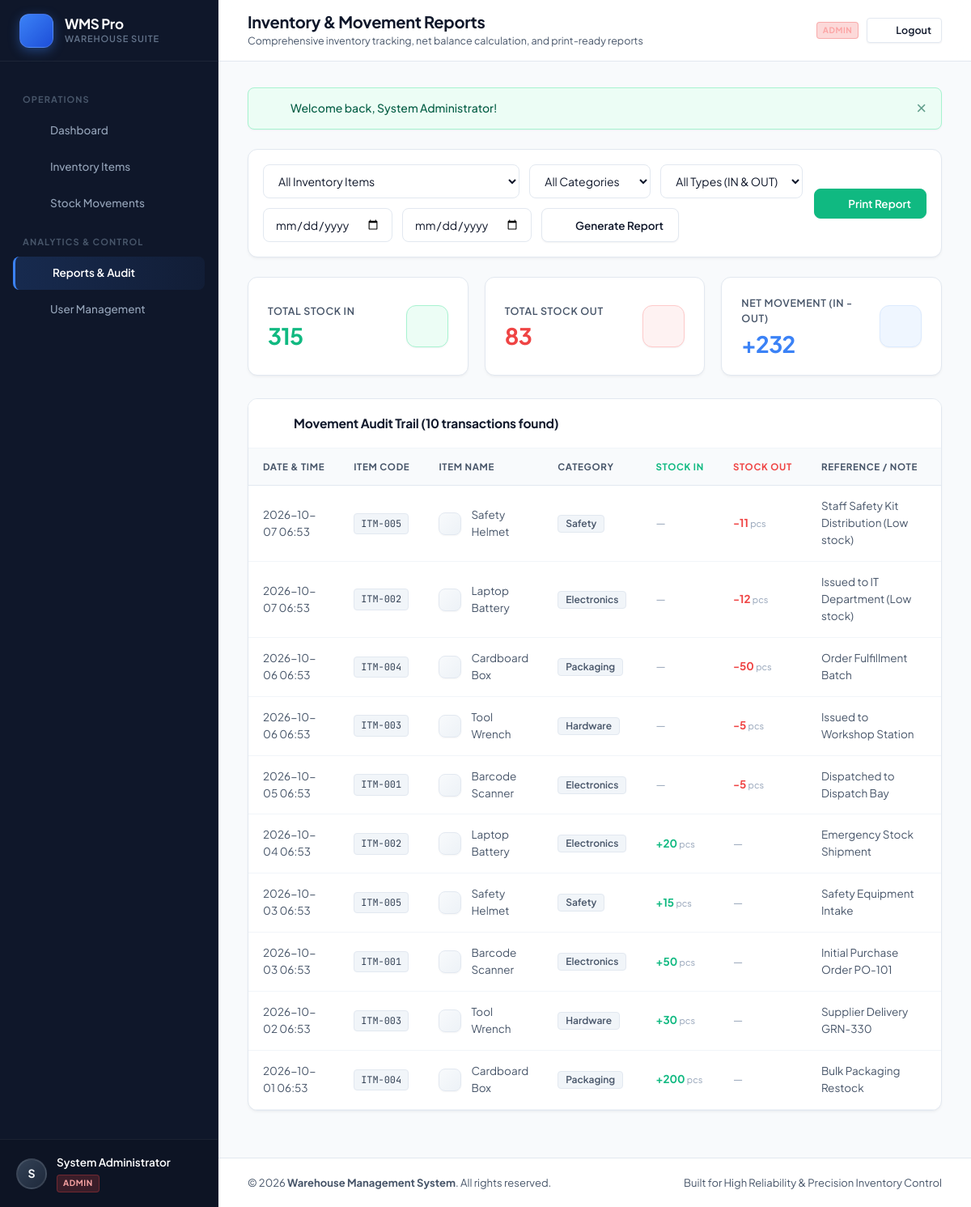
Screenshot of /admin/reports.php (signed in) with the database file from the repository.
### tables this page shows
CREATE TABLE IF NOT EXISTS `stock_movements` (
    `id` INT AUTO_INCREMENT PRIMARY KEY,
    `item_id` INT NOT NULL,
    `movement_type` ENUM('IN', 'OUT') NOT NULL,
    `quantity` INT NOT NULL,
    `movement_date` DATETIME NOT NULL DEFAULT CURRENT_TIMESTAMP,
    `reference_note` VARCHAR(255) NULL,
    `created_by` INT NOT NULL,
    `created_at` DATETIME NOT NULL DEFAULT CURRENT_TIMESTAMP,
    CONSTRAINT `fk_movements_item` FOREIGN KEY (`item_id`) REFERENCES `items` (`id`) ON DELETE RESTRICT,
    CONSTRAINT `fk_movements_user` FOREIGN KEY (`created_by`) REFERENCES `users` (`id`) ON DELETE RESTRICT,
    INDEX `idx_movement_date` (`movement_date`),
    INDEX `idx_item_movement` (`item_id`, `movement_date`),
    INDEX `idx_movement_type` (`movement_type`)
);

CREATE TABLE IF NOT EXISTS `items` (
    `id` INT AUTO_INCREMENT PRIMARY KEY,
    `item_code` VARCHAR(50) NOT NULL UNIQUE,
    `item_name` VARCHAR(150) NOT NULL,
    `category` VARCHAR(100) NOT NULL,
    `location` VARCHAR(100) NOT NULL,
    `quantity` INT NOT NULL DEFAULT 0,
    `unit` VARCHAR(30) NOT NULL DEFAULT 'pcs',
    `reorder_level` INT NOT NULL DEFAULT 10,
    `icon` VARCHAR(50) NOT NULL DEFAULT 'box',
    `created_at` DATETIME NOT NULL DEFAULT CURRENT_TIMESTAMP,
    `updated_at` DATETIME NOT NULL DEFAULT CURRENT_TIMESTAMP ON UPDATE CURRENT_TIMESTAMP,
    INDEX `idx_item_code` (`item_code`),
    INDEX `idx_category` (`category`),
    INDEX `idx_location` (`location`)
);

### admin/reports.php (the view, shortened to what this page needs)
<?php
$db = get_db_connection();
$filterStartDate= trim($_GET['start_date'] ?? '');
$filterEndDate  = trim($_GET['end_date'] ?? '');
$sql = "SELECT m.*, i.item_code, i.item_name, i.category, i.unit, i.icon, u.full_name AS operator_name
        FROM stock_movements m
        JOIN items i ON m.item_id = i.id
        JOIN users u ON m.created_by = u.id
        WHERE 1=1";
$params = [];
$sql .= " ORDER BY m.movement_date DESC, m.id DESC";
$stmt = $db->prepare($sql);
$stmt->execute($params);
$records = $stmt->fetchAll();
$totalIn = 0;
$totalOut = 0;
foreach ($records as $r) {
    if ($r['movement_type'] === 'IN') {
        $totalIn += (int)$r['quantity'];
    } elseif ($r['movement_type'] === 'OUT') {
        $totalOut += (int)$r['quantity'];
    }
}
$netMovement = $totalIn - $totalOut;
require_once __DIR__ . '/../includes/header.php';
?>
<div class="filter-bar no-print">
    <form method="GET" action="<?php echo e(url('admin/reports.php')); ?>" style="display: flex; flex-wrap: wrap; gap: 12px; flex: 1;">
        <div style="flex: 1; min-width: 180px;">
            <select name="item_id" class="form-control">
                <option value="">All Inventory Items</option>
            </select>
        </div>
        <div style="min-width: 150px;">
            <select name="category" class="form-control">
                <option value="">All Categories</option>
            </select>
        </div>
        <div style="min-width: 130px;">
            <select name="movement_type" class="form-control">
                <option value="">All Types (IN &amp; OUT)</option>
            </select>
        </div>
        <div style="min-width: 135px;">
            <input type="date" name="start_date" class="form-control" value="<?php echo e($filterStartDate); ?>" title="Start Date">
        </div>
        <div style="min-width: 135px;">
            <input type="date" name="end_date" class="form-control" value="<?php echo e($filterEndDate); ?>" title="End Date">
        </div>
        <button type="submit" class="btn btn-outline">
            <?php echo render_icon('filter', 'icon'); ?>
            <span>Generate Report</span>
        </button>
    </form>
    <button type="button" class="btn btn-success" onclick="window.print()">
        <?php echo render_icon('print', 'icon'); ?>
        <span>Print Report</span>
    </button>
</div>
<div class="stats-grid">
    <div class="stat-card">
        <div>
            <div class="stat-label">Total Stock IN</div>
            <div class="stat-value" style="color: var(--success);"><?php echo number_format($totalIn); ?></div>
        </div>
        <div class="stat-icon-wrapper stat-icon-success">
            <?php echo render_icon('arrow-down', 'icon'); ?>
        </div>
    </div>
    <div class="stat-card">
        <div>
            <div class="stat-label">Total Stock OUT</div>
            <div class="stat-value" style="color: var(--danger);"><?php echo number_format($totalOut); ?></div>
        </div>
        <div class="stat-icon-wrapper stat-icon-danger">
            <?php echo render_icon('arrow-up', 'icon'); ?>
        </div>
    </div>
    <div class="stat-card">
        <div>
            <div class="stat-label">Net Movement (IN - OUT)</div>
            <div class="stat-value" style="<?php echo $netMovement >= 0 ? 'color: var(--primary);' : 'color: var(--danger);'; ?>">
                <?php echo ($netMovement > 0 ? '+' : '') . number_format($netMovement); ?>
            </div>
        </div>
        <div class="stat-icon-wrapper stat-icon-primary">
            <?php echo render_icon('reports', 'icon'); ?>
        </div>
    </div>
</div>
<div class="card">
    <div class="card-header">
        <div class="card-title">
            <?php echo render_icon('reports', 'icon'); ?>
            <span>Movement Audit Trail (<?php echo count($records); ?> transactions found)</span>
        </div>
    </div>
    <div class="card-body" style="padding: 0;">
        <?php if (empty($records)): ?>
            <div style="padding: 40px; text-align: center; color: var(--text-secondary);">
                <strong>No inventory movements match the specified filter criteria.</strong>
            </div>
        <?php else: ?>
            <div class="table-responsive">
                <table class="data-table">
                    <thead>
                        <tr>
                            <th>Date & Time</th>
                            <th>Item Code</th>
                            <th>Item Name</th>
                            <th>Category</th>
                            <th style="color: var(--success);">Stock IN</th>
                            <th style="color: var(--danger);">Stock OUT</th>
                            <th>Reference / Note</th>
                            <th>User</th>
                        </tr>
                    </thead>
                    <tbody>
                        <?php foreach ($records as $row): ?>
                            <tr>
                                <td><?php echo date('Y-m-d H:i', strtotime($row['movement_date'])); ?></td>
                                <td><code><?php echo e($row['item_code']); ?></code></td>
                                <td>
                                    <div class="item-title-cell">
                                        <div class="item-badge-icon" style="width: 28px; height: 28px;">
                                            <?php echo render_icon($row['icon'] ?? 'box', 'icon'); ?>
                                        </div>
                                        <span><?php echo e($row['item_name']); ?></span>
                                    </div>
                                </td>
                                <td><span class="badge badge-secondary"><?php echo e($row['category']); ?></span></td>
                                <td>
                                    <?php if ($row['movement_type'] === 'IN'): ?>
                                        <strong style="color: var(--success);">+<?php echo number_format((int)$row['quantity']); ?></strong>
                                        <span style="font-size: 11px; color: var(--text-muted);"><?php echo e($row['unit']); ?></span>
                                    <?php else: ?>
                                        <span style="color: var(--text-muted);">—</span>
                                    <?php endif; ?>
                                </td>
                                <td>
                                    <?php if ($row['movement_type'] === 'OUT'): ?>
                                        <strong style="color: var(--danger);">-<?php echo number_format((int)$row['quantity']); ?></strong>
                                        <span style="font-size: 11px; color: var(--text-muted);"><?php echo e($row['unit']); ?></span>
                                    <?php else: ?>
                                        <span style="color: var(--text-muted);">—</span>
                                    <?php endif; ?>
                                </td>
                                <td><?php echo e($row['reference_note'] ?? '—'); ?></td>
                                <td><span class="badge badge-secondary"><?php echo e($row['operator_name']); ?></span></td>
                            </tr>
                        <?php endforeach; ?>
                    </tbody>
                </table>
            </div>
        <?php endif; ?>
    </div>
</div>
<?php require_once __DIR__ . '/../includes/footer.php'; ?>

### includes/functions.php (shortened to what this page needs)
<?php
function e(?string $value): string
{
    return htmlspecialchars((string)($value ?? ''), ENT_QUOTES, 'UTF-8');
}
function url(string $path = ''): string
{
    $cleanPath = ltrim($path, '/');
    return (BASE_PATH === '' ? '' : BASE_PATH) . '/' . $cleanPath;
}
function get_flash(): ?array
{
    if (!empty($_SESSION['flash_message'])) {
        $msg = $_SESSION['flash_message'];
        return $msg;
    }
    return null;
}
function render_flash(): string
{
    $flash = get_flash();
    $type = e($flash['type']);
    $msg  = e($flash['message']);
    $icon = match($flash['type']) {
        'success' => render_icon('check', 'flash-icon'),
        'warning' => render_icon('alert', 'flash-icon'),
        'danger'  => render_icon('alert', 'flash-icon'),
        default   => render_icon('info', 'flash-icon')
    };
    return '<div class="alert alert-' . $type . '" id="flashAlert" role="alert">' .
           $icon .
           '<div class="alert-content">' . $msg . '</div>' .
           '<button type="button" class="alert-close" onclick="this.parentElement.remove()" aria-label="Close">&times;</button>' .
           '</div>';
}
function render_icon(string $name, string $class = 'icon'): string
{
    $path = $icons[$name] ?? $icons['box'];
    return sprintf(
        '<svg class="%s icon-%s" viewBox="0 0 24 24" width="20" height="20" fill="none" stroke="currentColor" stroke-width="2" stroke-linecap="round" stroke-linejoin="round" aria-hidden="true">%s</svg>',
        e($class),
        e($name),
        $path
    );
}

### rows the page displays
stock_movements: movement_date "2026-10-07 06:53", item.item_code "ITM-005", item.item_name "Safety Helmet", item.category "Safety", quantity "11", item.unit "pcs", reference_note "Staff Safety Kit Distribution (Low stock)"
stock_movements: movement_date "2026-10-07 06:53", item.item_code "ITM-002", item.item_name "Laptop Battery", item.category "Electronics", quantity "12", item.unit "pcs", reference_note "Issued to IT Department (Low stock)"
stock_movements: movement_date "2026-10-06 06:53", item.item_code "ITM-004", item.item_name "Cardboard Box", item.category "Packaging", quantity "50", item.unit "pcs", reference_note "Order Fulfillment Batch"
stock_movements: movement_date "2026-10-06 06:53", item.item_code "ITM-003", item.item_name "Tool Wrench", item.category "Hardware", quantity "5", item.unit "pcs", reference_note "Issued to Workshop Station"
stock_movements: movement_date "2026-10-05 06:53", item.item_code "ITM-001", item.item_name "Barcode Scanner", item.category "Electronics", quantity "5", item.unit "pcs", reference_note "Dispatched to Dispatch Bay"
stock_movements: movement_date "2026-10-04 06:53", item.item_code "ITM-002", item.item_name "Laptop Battery", item.category "Electronics", quantity "20", item.unit "pcs", reference_note "Emergency Stock Shipment"
stock_movements: movement_date "2026-10-03 06:53", item.item_code "ITM-005", item.item_name "Safety Helmet", item.category "Safety", quantity "15", item.unit "pcs", reference_note "Safety Equipment Intake"
stock_movements: movement_date "2026-10-03 06:53", item.item_code "ITM-001", item.item_name "Barcode Scanner", item.category "Electronics", quantity "50", item.unit "pcs", reference_note "Initial Purchase Order PO-101"
stock_movements: movement_date "2026-10-02 06:53", item.item_code "ITM-003", item.item_name "Tool Wrench", item.category "Hardware", quantity "30", item.unit "pcs", reference_note "Supplier Delivery GRN-330"
stock_movements: movement_date "2026-10-01 06:53", item.item_code "ITM-004", item.item_name "Cardboard Box", item.category "Packaging", quantity "200", item.unit "pcs", reference_note "Bulk Packaging Restock"

### other values shown
substr($user['full_name'] ?? 'U', 0, 1) "S"
$user['full_name'] "System Administrator"
$user['role'] "ADMIN"
$pageTitle "Inventory & Movement Reports"
$pageSubtitle "Comprehensive inventory tracking, net balance calculation, and print-ready reports"
$msg "Welcome back, System Administrator!"
$totalIn "315"
$totalOut "83"
$netMovement "232"
count($records) "10"
APP_NAME "Warehouse Management System"
